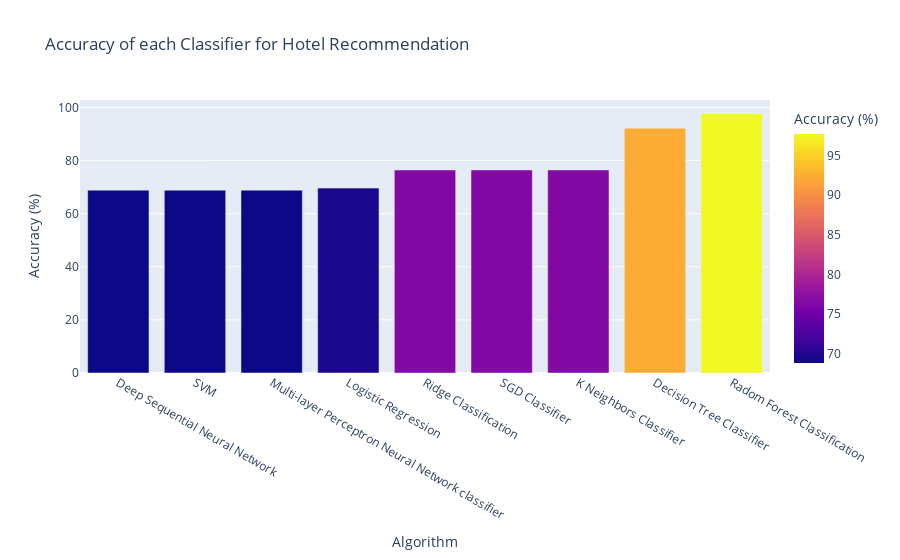

Notebook cell for this chart:
### Code cell
AA=pd.DataFrame()
AA['Algorithm']=[ 'SVM','Decision Tree Classifier','Multi-layer Perceptron Neural Network classifier','Deep Sequential Neural Network','Logistic Regression','Radom Forest Classification','Ridge Classification','SGD Classifier','K Neighbors Classifier']
AA['Accuracy (%)']=[Accuracy_SVM, Accuracy_Decision,Accuracy_MLP,Deep_Sequential_Neural,Accuracy_Logistic,Accuracy_Random,Accuracy_RidgeClassifier,Accuracy_SGDClassifier,Accuracy_KNeighborsClassifier]
AA=AA.sort_values(['Accuracy (%)'])
import plotly.express as px
fig = px.bar(AA, x='Algorithm', y='Accuracy (%)',title="Accuracy of each Classifier for Hotel Recommendation",color='Accuracy (%)')
fig.show()

### Figure 1 — Plotly figure (JSON) as saved in the notebook; plotly's stock layout.template omitted (floating-point values rounded to 4 significant figures)
{"data": [{"alignmentgroup": "True", "hovertemplate": "Algorithm=%{x}<br>Accuracy (%)=%{marker.color}<extra></extra>", "legendgroup": "", "marker": {"color": [68.87, 68.87, 68.87, 69.64, 76.47, 76.47, 76.47, 92.23, 97.69], "coloraxis": "coloraxis"}, "name": "", "offsetgroup": "", "orientation": "v", "showlegend": false, "textposition": "auto", "type": "bar", "x": ["Deep Sequential Neural Network", "SVM", "Multi-layer Perceptron Neural Network classifier", "Logistic Regression", "Ridge Classification", "SGD Classifier", "K Neighbors Classifier", "Decision Tree Classifier", "Radom Forest Classification"], "xaxis": "x", "y": [68.87, 68.87, 68.87, 69.64, 76.47, 76.47, 76.47, 92.23, 97.69], "yaxis": "y"}], "layout": {"barmode": "relative", "coloraxis": {"colorbar": {"title": {"text": "Accuracy (%)"}}, "colorscale": [[0, "#0d0887"], [0.1111, "#46039f"], [0.2222, "#7201a8"], [0.3333, "#9c179e"], [0.4444, "#bd3786"], [0.5556, "#d8576b"], [0.6667, "#ed7953"], [0.7778, "#fb9f3a"], [0.8889, "#fdca26"], [1, "#f0f921"]]}, "legend": {"tracegroupgap": 0}, "title": {"text": "Accuracy of each Classifier for Hotel Recommendation"}, "xaxis": {"anchor": "y", "domain": [0, 1], "title": {"text": "Algorithm"}}, "yaxis": {"anchor": "x", "domain": [0, 1], "title": {"text": "Accuracy (%)"}}}}
